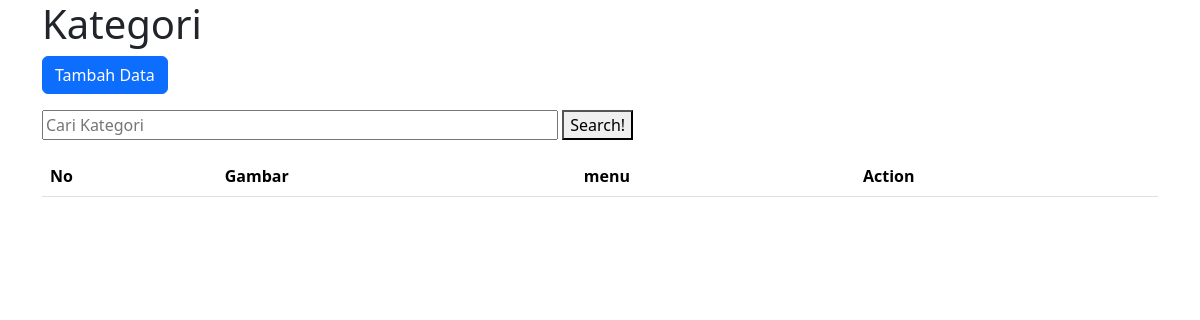
/kategori.php, run on an earlier commit of the app's database.
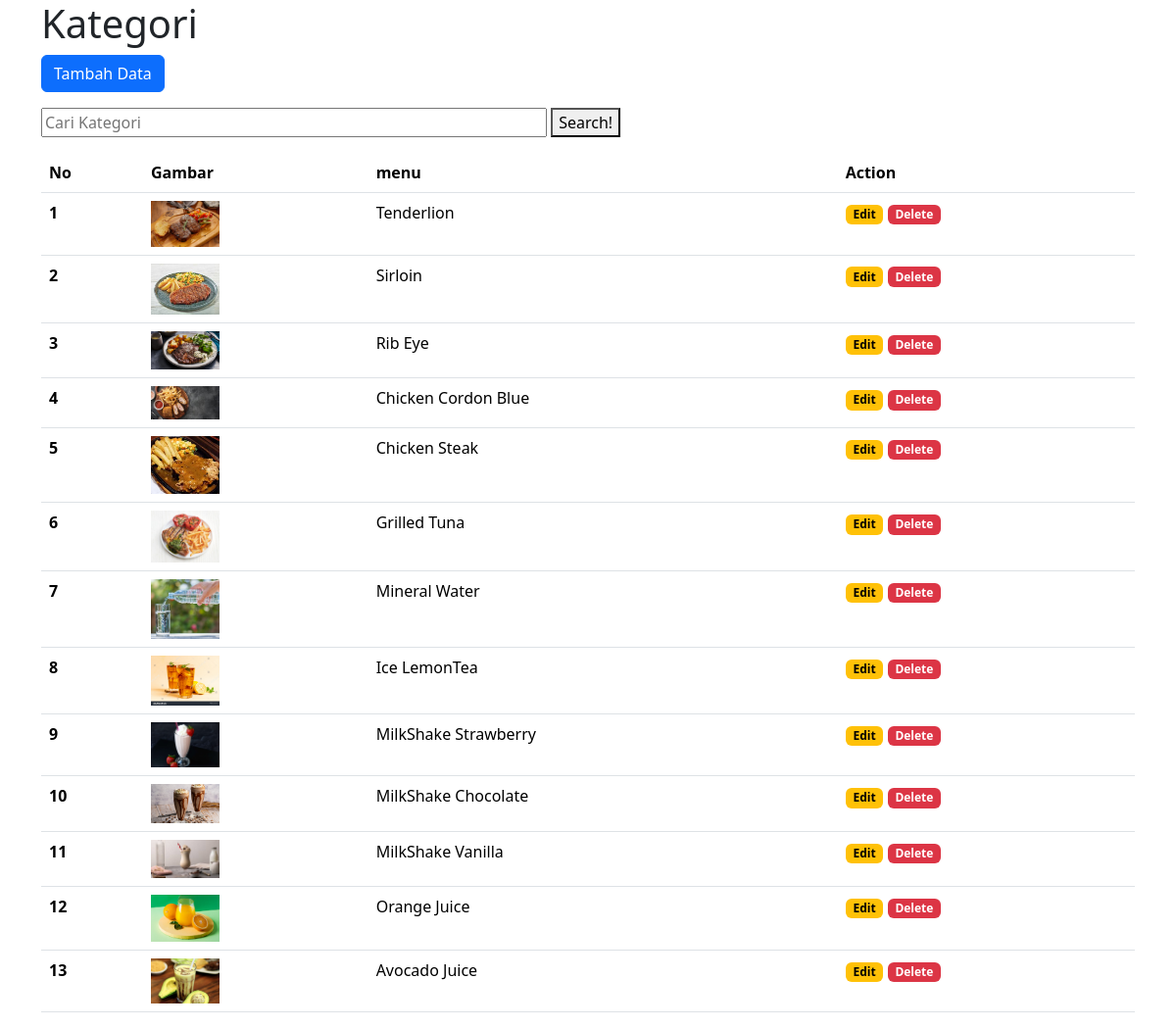
And on a later commit of the database.
### tables this page shows
CREATE TABLE `kategori` (
  `id` int NOT NULL,
  `menu` varchar(255) NOT NULL,
  `gambar` varchar(255) NOT NULL
);

### function.php (called while the page is built, shortened)
<?php
function koneksi() {
    $conn = mysqli_connect('localhost', 'root', '', 'pw2024_tubes_233040018');
    return $conn;
}
function query($query){
    $conn = koneksi();
    $result = mysqli_query($conn, $query);
    $rows = [];
    while ($row = mysqli_fetch_assoc($result)) {
        $rows[] = $row;
    }
    return $rows;
}
?>

### kategori.php (the view, shortened to what this page needs)
<?php
include 'function.php';
$kategori = query("SELECT * FROM kategori");
?>
<!doctype html>
<html lang="en">
<head>
    <link href="https://cdn.jsdelivr.net/npm/bootstrap@5.3.3/dist/css/bootstrap.min.css" rel="stylesheet"
>
</head>
<body>
<div class="container">
    <h1>Kategori</h1>
    <a href="tambah.php" class="btn btn-primary">Tambah Data</a>
    <form action="" method="post" class="mt-3 mb-3">
        <input type="text" name="keyword" size="50" autofocus
        placeholder="Cari Kategori" autocomplete="off" id="keyword">
        <button type="submit" name="cari" id="tombol-cari">Search!</button>
    </form>
    <div id="contain">
        <table class="table">
           <thead>
                <tr>
                 <th scope="col">No</th>
                 <th scope="col">Gambar</th>
                 <th scope="col">menu</th>
                 <th scope="col">Action</th>
                </tr>
            </thead>
            <tbody>
             <?php $i = 1; foreach       ($kategori as $ktgr) : ?>
                <tr>
                 <th scope="row"><?= $i++ ?></th>
                 <td><img src="image/<?= $ktgr['gambar']; ?>" width="70"></td>
                 <td><?= $ktgr['menu']; ?></td>
                    <td>
                     <a href="ubah.php?id=<?= $ktgr['id'];?>" class="badge text-bg-warning text-decoration-none">Edit</a>
                     <a href="hapus.php?id=<?= $ktgr['id'];?>" onclick="return confirm('Apakah anda yakin?');" class="badge text-bg-danger text-decoration-none">Delete</a>
                    </td>
                </tr>
             <?php endforeach ?>
            </tbody>
        </table>
    </div>
</div>
</body>
</html>

What changed in the data, as far as the page shows it:
added kategori: gambar (picture), menu "Tenderlion"
added kategori: gambar (picture), menu "Sirloin"
added kategori: gambar (picture), menu "Rib Eye"
added kategori: gambar (picture), menu "Chicken Cordon Blue"
added kategori: gambar (picture), menu "Chicken Steak"
added kategori: gambar (picture), menu "Grilled Tuna"
added kategori: gambar (picture), menu "Mineral Water"
added kategori: gambar (picture), menu "Ice LemonTea"
added kategori: gambar (picture), menu "MilkShake Strawberry"
added kategori: gambar (picture), menu "MilkShake Chocolate"
added kategori: gambar (picture), menu "MilkShake Vanilla"
added kategori: gambar (picture), menu "Orange Juice"
added kategori: gambar (picture), menu "Avocado Juice"
